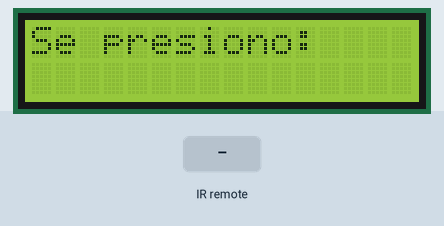
Recording of a sketch running on a simulated Arduino Uno, built with avr-gcc and run on an emulated ATmega328P. Shown: 16×2 character LCD. Inputs (shaded band) come from the test bench.

Above: at 1.2 s.
1.3 s: infrared code 0xFFA25D received
At 2.6 s:
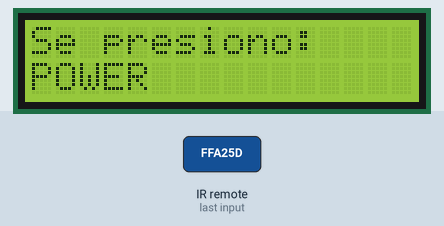
5.3 s: infrared code 0xFFE21D received
At 7.4 s:
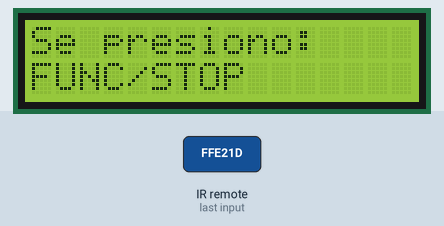
9.3 s: infrared code 0xFF629D received
At 10.9 s:
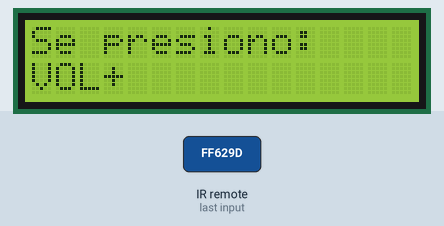
13.3 s: infrared code 0xFF22DD received
At 14.5 s:
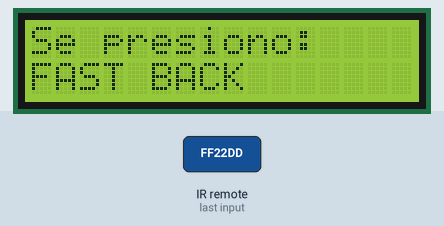
17.3 s: infrared code 0xFF02FD received
At 19.2 s:
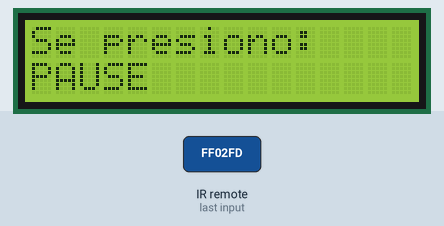
21.3 s: infrared code 0xFFC23D received
At 22.8 s:
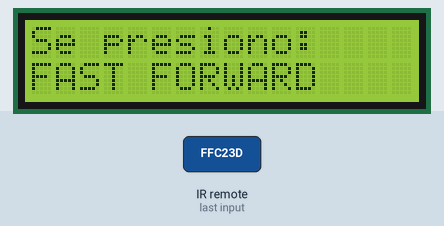
Timing chart, 0 to 24.3 s (numbered marks = the images above; inputs shaded):
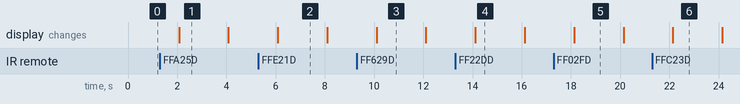

Measured:
- after the input at 1.3 s, the display: changes after 0.78 s (image 1)
- after the input at 5.3 s, the display: changes after 0.79 s (image 2)
- after the input at 9.3 s, the display: changes after 0.80 s (image 3)
- after the input at 13.3 s, the display: changes after 0.82 s (image 4)
- after the input at 17.3 s, the display: changes after 0.83 s (image 5)
- after the input at 21.3 s, the display: changes after 0.85 s (image 6)
- what the display in image 1 shows lasts 2.0 s, from 2.1 s to 4.1 s

The sketch:

IR_LCD.ino
```cpp
#include <LiquidCrystal.h>
#include <IRremote.h>
LiquidCrystal lcd(7, 8, 9, 10, 11, 12);

int receiver = 3;
IRrecv irrecv(receiver);
decode_results results;


void translateIR() {
  switch(results.value) {
  case 0xFFA25D: lcd.print("POWER"); break;
  case 0xFFE21D: lcd.print("FUNC/STOP"); break;
  case 0xFF629D: lcd.print("VOL+"); break;
  case 0xFF22DD: lcd.print("FAST BACK");    break;
  case 0xFF02FD: lcd.print("PAUSE");    break;
  case 0xFFC23D: lcd.print("FAST FORWARD");   break;
  case 0xFFE01F: lcd.print("DOWN");    break;
  case 0xFFA857: lcd.print("VOL-");    break;
  case 0xFF906F: lcd.print("UP");    break;
  case 0xFF9867: lcd.print("EQ");    break;
  case 0xFFB04F: lcd.print("ST/REPT");    break;
  case 0xFF6897: lcd.print("0");    break;
  case 0xFF30CF: lcd.print("1");    break;
  case 0xFF18E7: lcd.print("2");    break;
  case 0xFF7A85: lcd.print("3");    break;
  case 0xFF10EF: lcd.print("4");    break;
  case 0xFF38C7: lcd.print("5");    break;
  case 0xFF5AA5: lcd.print("6");    break;
  case 0xFF42BD: lcd.print("7");    break;
  case 0xFF4AB5: lcd.print("8");    break;
  case 0xFF52AD: lcd.print("9");    break;
  case 0xFFFFFFFF: lcd.print(" REPEAT");break;

  default:
    lcd.print(" other button   ");
  }

  delay(1000);
}


void setup() {
  lcd.begin(16, 2);
  irrecv.enableIRIn();

}

void loop() {
  lcd.clear();
  lcd.setCursor(0, 0);
  lcd.print("Se presiono:");
  if (irrecv.decode(&results)) {
    lcd.setCursor(0, 1);
    translateIR();
    irrecv.resume();
  }
  delay(1000);
}
```
